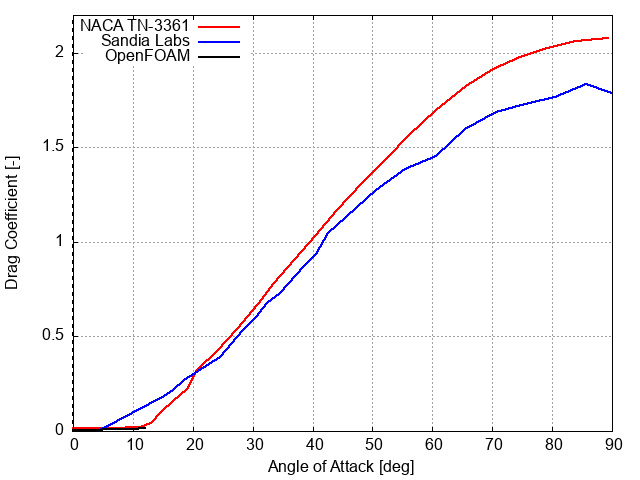

This figure's gnuplot source:
set terminal png
set output "CD_90.png"
set xlabel "Angle of Attack [deg]"
set ylabel "Drag Coefficient [-]"
set xrange [0: 90]
set yrange [0.0: 2.2]
set xtics 10
set ytics nomirror
set key left top
set grid
set yzeroaxis lw 2
set style line 1 lc rgb '#ff0000' lw 2 pt 1 ps 0
set style line 2 lc rgb '#0000ff' lw 2 pt 1 ps 0
set style line 3 lc rgb '#00ff00' lw 2 pt 1 ps 0
set style line 4 lc rgb '#000000' lw 2 pt 1 ps 0
set datafile separator ","
plot \
  "NACA TN-3361/CD.csv" using 1:2 with linespoints ls 1 title "NACA TN-3361", \
  "Sandia Labs/CD_90.csv" using 1:2 with linespoints ls 2 title "Sandia Labs", \
  "OpenFOAM/CD.csv" using 1:2 with linespoints ls 4 title "OpenFOAM",
